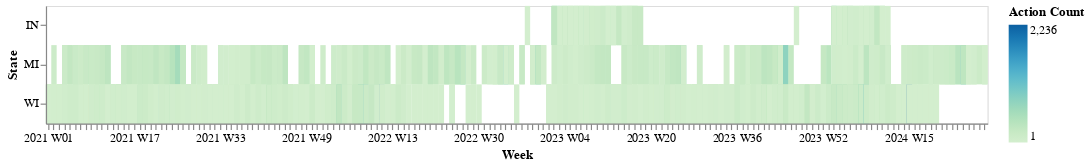

Here is the notebook cell this chart was saved with:
### Markdown cell above
### 4.2 - Excluding IL Outliers

Illinois clearly dominates the above graph, below modify two calls to `actions_heatmap` with a modified dataframe that excludes IL, and a modified dataframe that only includes IL.

(Note how by using functions in our dataframe we can more easily reuse portions by making small adjustments to the data.)

See `ex4.2a.png` and `ex4.2b.png`

### Code cell
# MODIFY THIS LINE (exclude IL)
actions_heatmap_scaled(actions_df()[actions_df()["state"] != "IL"])

### Figure 1 — Vega-Lite specification as saved in the notebook (floating-point values rounded to 4 significant figures; data arrays with more than 128 entries replaced by an {"elided": "..."} marker saying what was removed)
{"config": {"view": {"continuousWidth": 300, "continuousHeight": 300}}, "data": {"name": "data-bff72f57ae471343d6b8cfd38082d279"}, "mark": {"type": "rect"}, "encoding": {"color": {"field": "count", "scale": {"scheme": "greenblue"}, "title": "Action Count", "type": "quantitative"}, "x": {"field": "date", "timeUnit": "yearweek", "title": "Week", "type": "ordinal"}, "y": {"field": "state", "title": "State", "type": "nominal"}}, "height": 100, "width": 800, "$schema": "https://vega.github.io/schema/vega-lite/v5.20.1.json", "datasets": {"data-bff72f57ae471343d6b8cfd38082d279": {"elided": "1192 records"}}}
